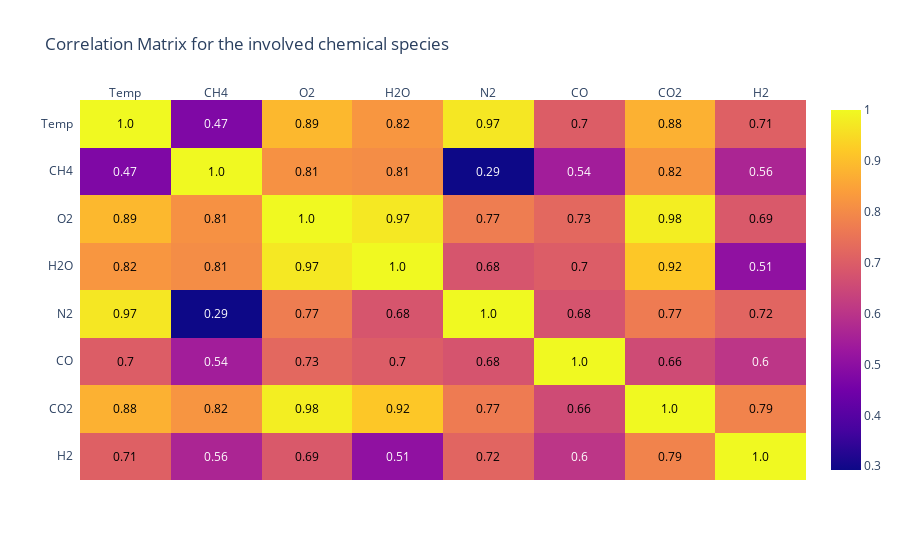

The notebook cell saved with this chart:
### Code cell
import plotly.figure_factory as ff
var=['Temp']+gas.species_names
corrs=Output[var].corr().abs()

figure = ff.create_annotated_heatmap(
    z=corrs.values,
    x=list(corrs.columns),
    y=list(corrs.index),
    annotation_text=corrs.round(2).values,
    showscale=True)
figure.update_yaxes(autorange="reversed")
figure.update_layout(
    title="Correlation Matrix for the involved chemical species"
)
figure.show()

### Figure 1 — Plotly figure (JSON) as saved in the notebook; plotly's stock layout.template omitted (floating-point values rounded to 4 significant figures)
{"data": [{"colorscale": [[0, "#0d0887"], [0.1111, "#46039f"], [0.2222, "#7201a8"], [0.3333, "#9c179e"], [0.4444, "#bd3786"], [0.5556, "#d8576b"], [0.6667, "#ed7953"], [0.7778, "#fb9f3a"], [0.8889, "#fdca26"], [1, "#f0f921"]], "reversescale": false, "showscale": true, "type": "heatmap", "x": ["Temp", "CH4", "O2", "H2O", "N2", "CO", "CO2", "H2"], "y": ["Temp", "CH4", "O2", "H2O", "N2", "CO", "CO2", "H2"], "z": [[1, 0.4736, 0.8885, 0.8241, 0.9695, 0.7005, 0.8754, 0.7069], [0.4736, 1, 0.8147, 0.8053, 0.2926, 0.5421, 0.8219, 0.5635], [0.8885, 0.8147, 1, 0.9723, 0.7717, 0.7257, 0.9818, 0.6901], [0.8241, 0.8053, 0.9723, 1, 0.6802, 0.6992, 0.9165, 0.5054], [0.9695, 0.2926, 0.7717, 0.6802, 1, 0.6782, 0.7686, 0.7175], [0.7005, 0.5421, 0.7257, 0.6992, 0.6782, 1, 0.6565, 0.6035], [0.8754, 0.8219, 0.9818, 0.9165, 0.7686, 0.6565, 1, 0.7858], [0.7069, 0.5635, 0.6901, 0.5054, 0.7175, 0.6035, 0.7858, 1]]}], "layout": {"annotations": [{"font": {"color": "#000000"}, "showarrow": false, "text": "1.0", "x": "Temp", "xref": "x", "y": "Temp", "yref": "y"}, {"font": {"color": "#FFFFFF"}, "showarrow": false, "text": "0.47", "x": "CH4", "xref": "x", "y": "Temp", "yref": "y"}, {"font": {"color": "#000000"}, "showarrow": false, "text": "0.89", "x": "O2", "xref": "x", "y": "Temp", "yref": "y"}, {"font": {"color": "#000000"}, "showarrow": false, "text": "0.82", "x": "H2O", "xref": "x", "y": "Temp", "yref": "y"}, {"font": {"color": "#000000"}, "showarrow": false, "text": "0.97", "x": "N2", "xref": "x", "y": "Temp", "yref": "y"}, {"font": {"color": "#000000"}, "showarrow": false, "text": "0.7", "x": "CO", "xref": "x", "y": "Temp", "yref": "y"}, {"font": {"color": "#000000"}, "showarrow": false, "text": "0.88", "x": "CO2", "xref": "x", "y": "Temp", "yref": "y"}, {"font": {"color": "#000000"}, "showarrow": false, "text": "0.71", "x": "H2", "xref": "x", "y": "Temp", "yref": "y"}, {"font": {"color": "#FFFFFF"}, "showarrow": false, "text": "0.47", "x": "Temp", "xref": "x", "y": "CH4", "yref": "y"}, {"font": {"color": "#000000"}, "showarrow": false, "text": "1.0", "x": "CH4", "xref": "x", "y": "CH4", "yref": "y"}, {"font": {"color": "#000000"}, "showarrow": false, "text": "0.81", "x": "O2", "xref": "x", "y": "CH4", "yref": "y"}, {"font": {"color": "#000000"}, "showarrow": false, "text": "0.81", "x": "H2O", "xref": "x", "y": "CH4", "yref": "y"}, {"font": {"color": "#FFFFFF"}, "showarrow": false, "text": "0.29", "x": "N2", "xref": "x", "y": "CH4", "yref": "y"}, {"font": {"color": "#FFFFFF"}, "showarrow": false, "text": "0.54", "x": "CO", "xref": "x", "y": "CH4", "yref": "y"}, {"font": {"color": "#000000"}, "showarrow": false, "text": "0.82", "x": "CO2", "xref": "x", "y": "CH4", "yref": "y"}, {"font": {"color": "#FFFFFF"}, "showarrow": false, "text": "0.56", "x": "H2", "xref": "x", "y": "CH4", "yref": "y"}, {"font": {"color": "#000000"}, "showarrow": false, "text": "0.89", "x": "Temp", "xref": "x", "y": "O2", "yref": "y"}, {"font": {"color": "#000000"}, "showarrow": false, "text": "0.81", "x": "CH4", "xref": "x", "y": "O2", "yref": "y"}, {"font": {"color": "#000000"}, "showarrow": false, "text": "1.0", "x": "O2", "xref": "x", "y": "O2", "yref": "y"}, {"font": {"color": "#000000"}, "showarrow": false, "text": "0.97", "x": "H2O", "xref": "x", "y": "O2", "yref": "y"}, {"font": {"color": "#000000"}, "showarrow": false, "text": "0.77", "x": "N2", "xref": "x", "y": "O2", "yref": "y"}, {"font": {"color": "#000000"}, "showarrow": false, "text": "0.73", "x": "CO", "xref": "x", "y": "O2", "yref": "y"}, {"font": {"color": "#000000"}, "showarrow": false, "text": "0.98", "x": "CO2", "xref": "x", "y": "O2", "yref": "y"}, {"font": {"color": "#000000"}, "showarrow": false, "text": "0.69", "x": "H2", "xref": "x", "y": "O2", "yref": "y"}, {"font": {"color": "#000000"}, "showarrow": false, "text": "0.82", "x": "Temp", "xref": "x", "y": "H2O", "yref": "y"}, {"font": {"color": "#000000"}, "showarrow": false, "text": "0.81", "x": "CH4", "xref": "x", "y": "H2O", "yref": "y"}, {"font": {"color": "#000000"}, "showarrow": false, "text": "0.97", "x": "O2", "xref": "x", "y": "H2O", "yref": "y"}, {"font": {"color": "#000000"}, "showarrow": false, "text": "1.0", "x": "H2O", "xref": "x", "y": "H2O", "yref": "y"}, {"font": {"color": "#000000"}, "showarrow": false, "text": "0.68", "x": "N2", "xref": "x", "y": "H2O", "yref": "y"}, {"font": {"color": "#000000"}, "showarrow": false, "text": "0.7", "x": "CO", "xref": "x", "y": "H2O", "yref": "y"}, {"font": {"color": "#000000"}, "showarrow": false, "text": "0.92", "x": "CO2", "xref": "x", "y": "H2O", "yref": "y"}, {"font": {"color": "#FFFFFF"}, "showarrow": false, "text": "0.51", "x": "H2", "xref": "x", "y": "H2O", "yref": "y"}, {"font": {"color": "#000000"}, "showarrow": false, "text": "0.97", "x": "Temp", "xref": "x", "y": "N2", "yref": "y"}, {"font": {"color": "#FFFFFF"}, "showarrow": false, "text": "0.29", "x": "CH4", "xref": "x", "y": "N2", "yref": "y"}, {"font": {"color": "#000000"}, "showarrow": false, "text": "0.77", "x": "O2", "xref": "x", "y": "N2", "yref": "y"}, {"font": {"color": "#000000"}, "showarrow": false, "text": "0.68", "x": "H2O", "xref": "x", "y": "N2", "yref": "y"}, {"font": {"color": "#000000"}, "showarrow": false, "text": "1.0", "x": "N2", "xref": "x", "y": "N2", "yref": "y"}, {"font": {"color": "#000000"}, "showarrow": false, "text": "0.68", "x": "CO", "xref": "x", "y": "N2", "yref": "y"}, {"font": {"color": "#000000"}, "showarrow": false, "text": "0.77", "x": "CO2", "xref": "x", "y": "N2", "yref": "y"}, {"font": {"color": "#000000"}, "showarrow": false, "text": "0.72", "x": "H2", "xref": "x", "y": "N2", "yref": "y"}, {"font": {"color": "#000000"}, "showarrow": false, "text": "0.7", "x": "Temp", "xref": "x", "y": "CO", "yref": "y"}, {"font": {"color": "#FFFFFF"}, "showarrow": false, "text": "0.54", "x": "CH4", "xref": "x", "y": "CO", "yref": "y"}, {"font": {"color": "#000000"}, "showarrow": false, "text": "0.73", "x": "O2", "xref": "x", "y": "CO", "yref": "y"}, {"font": {"color": "#000000"}, "showarrow": false, "text": "0.7", "x": "H2O", "xref": "x", "y": "CO", "yref": "y"}, {"font": {"color": "#000000"}, "showarrow": false, "text": "0.68", "x": "N2", "xref": "x", "y": "CO", "yref": "y"}, {"font": {"color": "#000000"}, "showarrow": false, "text": "1.0", "x": "CO", "xref": "x", "y": "CO", "yref": "y"}, {"font": {"color": "#000000"}, "showarrow": false, "text": "0.66", "x": "CO2", "xref": "x", "y": "CO", "yref": "y"}, {"font": {"color": "#FFFFFF"}, "showarrow": false, "text": "0.6", "x": "H2", "xref": "x", "y": "CO", "yref": "y"}, {"font": {"color": "#000000"}, "showarrow": false, "text": "0.88", "x": "Temp", "xref": "x", "y": "CO2", "yref": "y"}, {"font": {"color": "#000000"}, "showarrow": false, "text": "0.82", "x": "CH4", "xref": "x", "y": "CO2", "yref": "y"}, {"font": {"color": "#000000"}, "showarrow": false, "text": "0.98", "x": "O2", "xref": "x", "y": "CO2", "yref": "y"}, {"font": {"color": "#000000"}, "showarrow": false, "text": "0.92", "x": "H2O", "xref": "x", "y": "CO2", "yref": "y"}, {"font": {"color": "#000000"}, "showarrow": false, "text": "0.77", "x": "N2", "xref": "x", "y": "CO2", "yref": "y"}, {"font": {"color": "#000000"}, "showarrow": false, "text": "0.66", "x": "CO", "xref": "x", "y": "CO2", "yref": "y"}, {"font": {"color": "#000000"}, "showarrow": false, "text": "1.0", "x": "CO2", "xref": "x", "y": "CO2", "yref": "y"}, {"font": {"color": "#000000"}, "showarrow": false, "text": "0.79", "x": "H2", "xref": "x", "y": "CO2", "yref": "y"}, {"font": {"color": "#000000"}, "showarrow": false, "text": "0.71", "x": "Temp", "xref": "x", "y": "H2", "yref": "y"}, {"font": {"color": "#FFFFFF"}, "showarrow": false, "text": "0.56", "x": "CH4", "xref": "x", "y": "H2", "yref": "y"}, {"font": {"color": "#000000"}, "showarrow": false, "text": "0.69", "x": "O2", "xref": "x", "y": "H2", "yref": "y"}, {"font": {"color": "#FFFFFF"}, "showarrow": false, "text": "0.51", "x": "H2O", "xref": "x", "y": "H2", "yref": "y"}, {"font": {"color": "#000000"}, "showarrow": false, "text": "0.72", "x": "N2", "xref": "x", "y": "H2", "yref": "y"}, {"font": {"color": "#FFFFFF"}, "showarrow": false, "text": "0.6", "x": "CO", "xref": "x", "y": "H2", "yref": "y"}, {"font": {"color": "#000000"}, "showarrow": false, "text": "0.79", "x": "CO2", "xref": "x", "y": "H2", "yref": "y"}, {"font": {"color": "#000000"}, "showarrow": false, "text": "1.0", "x": "H2", "xref": "x", "y": "H2", "yref": "y"}], "autosize": true, "title": {"text": "Correlation Matrix for the involved chemical species"}, "xaxis": {"autorange": true, "dtick": 1, "gridcolor": "rgb(0, 0, 0)", "range": [-0.5, 7.5], "side": "top", "ticks": "", "type": "category"}, "yaxis": {"autorange": true, "dtick": 1, "range": [7.5, -0.5], "ticks": "", "ticksuffix": "  ", "type": "category"}}}
